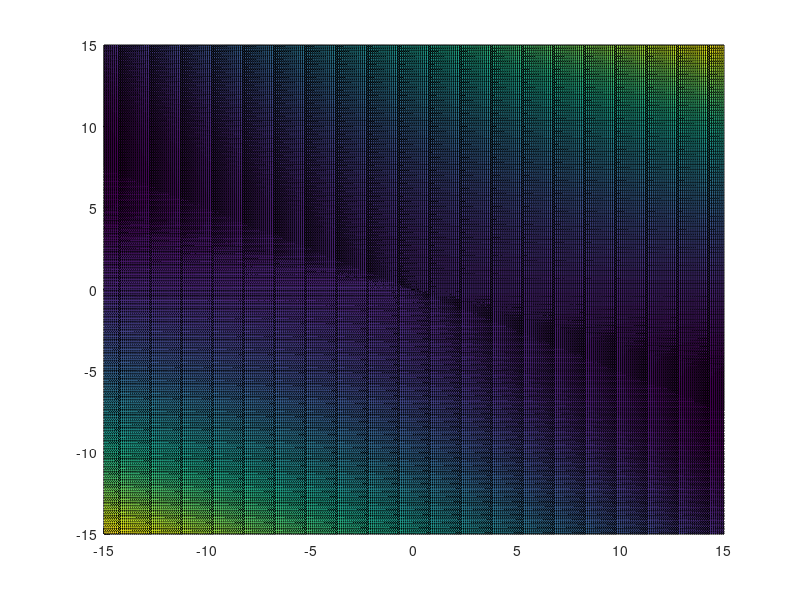

The MATLAB script that drew this image: (Note: this script raises an error after producing the figure.)
% 20 december - Johan (921220)
% 28 juni - Viktor (920628)

p1 = (1 + 0) / 2;
p2 = (2 + 6) / 2;
p3 = (2 + 2) / 2;
p4 = (0 + 8) / 2;

a1 = p3 - p1;
a2 = p1 + 1;
a3 = p3 + 6;
a4 = 4 - p4;
a5 = 5 - p4;
a6 = p2 + p4;
a7 = p1 + p2 + p3 + p4;

% v(t) = (4*t*cos(t) + a1, 2*t*sin(2*t - a2), a3 - t.^2);
% f(x, y) = (a4*x.^2 + a5*y.^2 + x*y + 10*a6) / (10*a7);

vt = @(t) [4*t.*cos(t) + a1, 2*t.*sin(2*t - a2), a3 - t.^2];
fxy = @(x, y) (a4*x.^2 + a5*y.^2 + x*y - 10*a6) / (10*a7);

%r = -2*pi:0.01:2*pi; % Old range value
r = linspace(-2.8383, 2.8444, 100); % New range value (med 100 punkter)
%plot3(4.*r.*cos(r) + a1, 2.*r.*sin(2.*r - a2), a3 - r.^2, '*');
hold on; % Also write the mesh to the same graph

%y = [(a4.*x.^2 + a5.*y.^2 + x.*y + 10.*a6) / (10.*a7)]
%area(r, y)

[rx, ry] = meshgrid(-15:0.1:15, -15:0.1:15);
rz = (a4*rx.^2 + a5*ry.^2 + rx.*ry - 10*a6) / (10*a7);
surf(rx, ry, rz);
hold off;

skar = @(t) (2*t*sin(2*t - 1.5)).^2 + (4*t*cos(t)+1.5)*(2*t*sin(2*t - 1.5)) + 105*t.^2 - 920;

f = HalveringMetod(0.001);
disp(f);

st = zeros(1,100);
for i = 2:100
  st(i) = baglangd(i,r);
end

plot(r, st); % Will plot task 12


% 13
Q = CubicSpline(st, r);
for i = 2:100
  %fplot(Q{i}, [st(i-1) st(i)]);
  hold on;
end
hold off;
%legend("hide"); % Octave specific

%14
sigmaTot = linspace(st(1), st(100), 100);
for i = 1:100
  tmp = vt(Q{i}(sigmaTot(i)));
end
sigmaTot = sigmaTot';
S = spline(st, r);
W = vt(ppval(S,sigmaTot));
scatter3(W(:,1),W(:,2),W(:,3));


%15
%a
aby = vt(2.8444);
h = 10.^(-5);
fpx = (fxy(aby(1) + h, aby(2)) - fxy(aby(1) - h, aby(2))) / (2*h);
fpy = (fxy(aby(1), aby(2) + h) - fxy(aby(1), aby(2) - h)) / (2*h);

%b
u = [1, 0, fpx];
v = [0, 1, fpy];
tmp = vt(2.8444);
z = tmp(3);

x0 = tmp(1);
y0 = tmp(2);
z0 = tmp(3);
%a1 = 1;
%a2 = 0;
b1 = 0;
b2 = 1;
y1 = fpx;
y2 = fpy;

% =>
%x = x0 + s;
%y = y0 + t;
%z = z0 + y1*s + y2*t;

% =>
%s = x - x0;
%t = y - y0;

% =>
%z = z0 + y1*(x - x0) + y2*(y - y0);
%z = z0 + y1*x - y1*x0 + y2*y - y2*y0;
%y1*x + y2*y - z + (z0 - y1*x0 - y2*y0) = 0;
a = y1;
b = y2;
c = -1;
d = z0 - y1*x0 - y2*y0;

% c
A = [ 1 0 0
      0 1 0
      0 0 -1];
% d
vbp = v_prim(2.8444, 10.^-5);
Svar = vbp * A;
